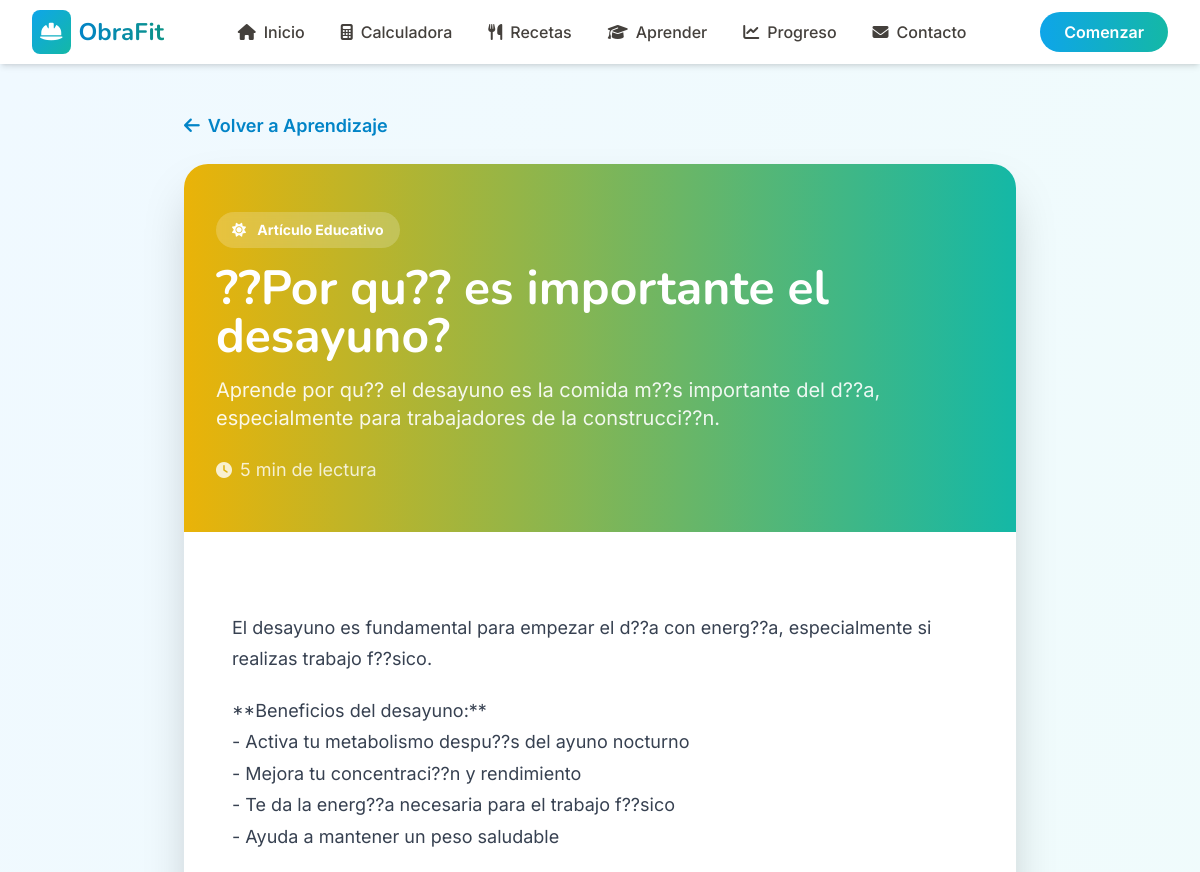
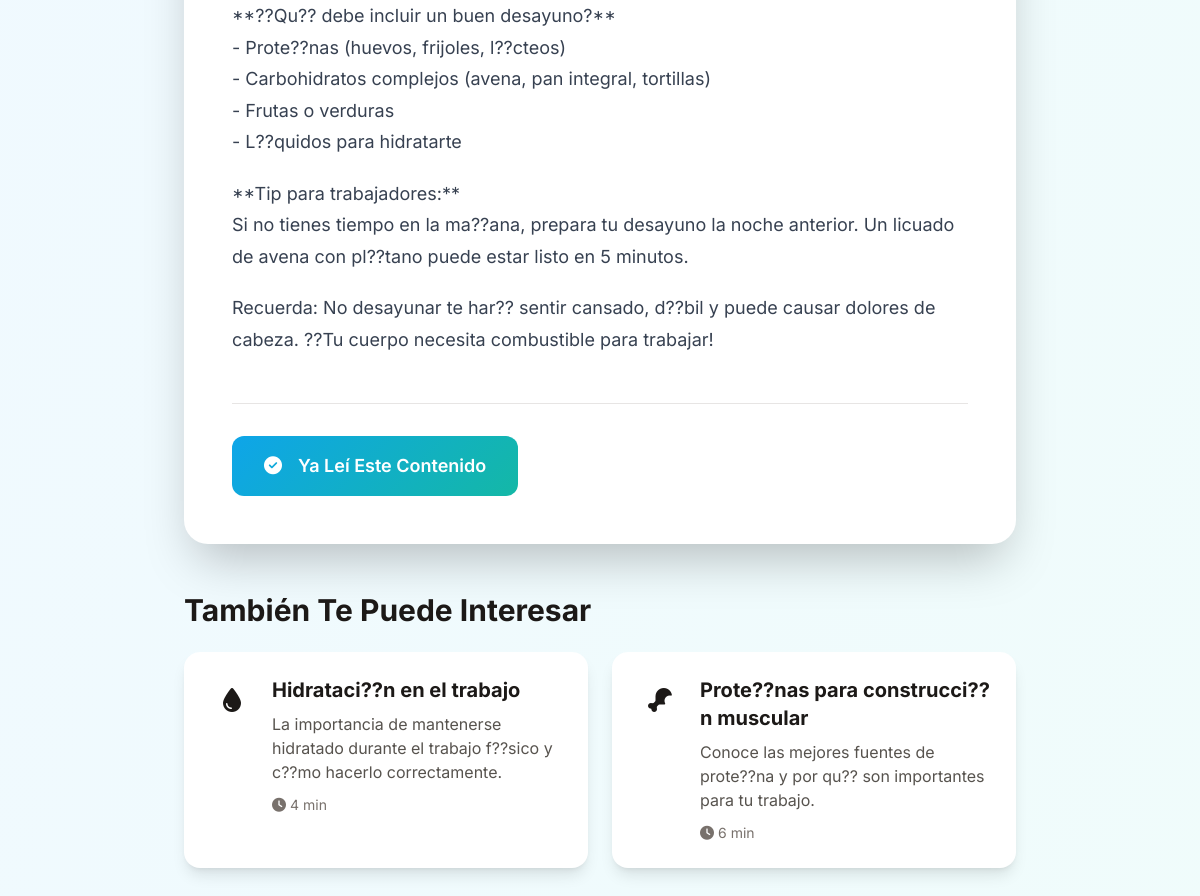
The page /aprendizaje/1/ on the database its author committed (2 pictures, top to bottom).
### recetas/models.py (models this page shows, shortened)
class ContenidoEducativo(models.Model):
    TIPO_CHOICES = [
        ('articulo', 'Artículo'),
        ('video', 'Video'),
        ('infografia', 'Infografía'),
        ('tip', 'Consejo Rápido'),
    ]
    titulo = models.CharField(max_length=200)
    descripcion = models.TextField()
    tipo = models.CharField(max_length=20, choices=TIPO_CHOICES)
    contenido = models.TextField()
    icono = models.CharField(max_length=50, default='fa-book')
    color = models.CharField(max_length=50, default='mint-500')
    duracion_lectura = models.IntegerField(help_text="Tiempo estimado en minutos", default=5)
    orden = models.IntegerField(default=0, help_text="Orden de visualización")
    es_destacado = models.BooleanField(default=False)
    activo = models.BooleanField(default=True)
    creado_en = models.DateTimeField(auto_now_add=True)
    class Meta:
        verbose_name = 'Contenido Educativo'
        verbose_name_plural = 'Contenidos Educativos'
        ordering = ['orden', '-es_destacado', 'titulo']

### recetas/views.py (the view)
# urls.py: path('aprendizaje/<int:contenido_id>/', views.contenido_detalle, name='contenido_detalle'),
def contenido_detalle(request, contenido_id):
    contenido = get_object_or_404(ContenidoEducativo, id=contenido_id, activo=True)
    contenido_relacionado = ContenidoEducativo.objects.filter(
        tipo=contenido.tipo,
        activo=True
    ).exclude(id=contenido_id)[:3]
    context = {
        'titulo': f'{contenido.titulo} - Aprender',
        'contenido': contenido,
        'contenido_relacionado': contenido_relacionado,
    }
    return render(request, 'aprendizaje/detalle.html', context)

### templates/aprendizaje/detalle.html (shortened to what this page needs)
{% extends 'base.html' %}
{% load static %}
{% block content %}
<section class="min-h-screen bg-gradient-to-br from-primary-50 to-mint-50 py-12">
  <div class="max-w-4xl mx-auto px-4 sm:px-6 lg:px-8">
    <a href="{% url 'aprendizaje' %}" class="inline-flex items-center text-primary-600 hover:text-primary-700 mb-6 text-lg font-semibold">
      <i class="fas fa-arrow-left mr-2"></i> Volver a Aprendizaje
    </a>
    <div class="bg-white rounded-3xl shadow-2xl overflow-hidden">
      <div class="bg-gradient-to-r from-{{ contenido.color|default:'primary-500' }} to-mint-500 px-8 py-12 text-white">
        <div class="flex items-start justify-between">
          <div class="flex-1">
            <span class="inline-block px-4 py-2 bg-white/20 backdrop-blur-sm rounded-full text-sm font-bold mb-4">
              <i class="fas {{ contenido.icono }} mr-2"></i>
              {% if contenido.tipo == 'articulo' %}
                Artículo Educativo
              {% elif contenido.tipo == 'tip' %}
                Consejo Rápido
              {% else %}
                Contenido
              {% endif %}
            </span>
            <h1 class="text-4xl lg:text-5xl font-display font-bold mb-4">{{ contenido.titulo }}</h1>
            <p class="text-xl text-white/90 mb-6">{{ contenido.descripcion }}</p>
            <div class="flex items-center text-white/80">
              <i class="fas fa-clock mr-2"></i>
              <span class="text-lg">{{ contenido.duracion_lectura }} min de lectura</span>
            </div>
          </div>
        </div>
      </div>
      <div class="p-8 lg:p-12">
        <div class="prose prose-lg max-w-none">
          {{ contenido.contenido|linebreaks }}
        </div>
        <div class="mt-12 pt-8 border-t border-warm-200">
          <button onclick="marcarComoLeido({{ contenido.id }})" class="btn-primary px-8 py-4 rounded-xl text-lg">
            <i class="fas fa-check-circle mr-2"></i>Ya Leí Este Contenido
          </button>
        </div>
      </div>
    </div>
    {% if contenido_relacionado %}
    <div class="mt-12">
      <h2 class="text-3xl font-bold text-warm-900 mb-6">También Te Puede Interesar</h2>
      <div class="grid md:grid-cols-2 gap-6">
        {% for relacionado in contenido_relacionado %}
        <a href="{% url 'contenido_detalle' relacionado.id %}" class="bg-white rounded-2xl p-6 shadow-lg hover:shadow-xl transition-all group">
          <div class="flex items-start">
            <div class="w-12 h-12 bg-{{ relacionado.color|default:'primary' }}-100 rounded-xl flex items-center justify-center mr-4 flex-shrink-0">
              <i class="fas {{ relacionado.icono }} text-2xl text-{{ relacionado.color|default:'primary' }}-600"></i>
            </div>
            <div class="flex-1">
              <h3 class="text-xl font-bold text-warm-900 mb-2 group-hover:text-primary-600 transition-colors">{{ relacionado.titulo }}</h3>
              <p class="text-warm-600 mb-2">{{ relacionado.descripcion|truncatewords:15 }}</p>
              <span class="text-sm text-warm-500">
                <i class="fas fa-clock mr-1"></i>{{ relacionado.duracion_lectura }} min
              </span>
            </div>
          </div>
        </a>
        {% endfor %}
      </div>
    </div>
    {% endif %}
  </div>
</section>
{% endblock %}

### static/css/styles.css (style rules this page uses)
:root { --primary-color: #0ea5e9; --mint-color: #14b8a6; --warm-color: #78716c; --transition: all 0.3s ease; }
html { scroll-behavior: smooth; }
.btn-primary { background: linear-gradient(135deg, #0ea5e9, #14b8a6); color: white; padding: 12px 30px; border-radius: 9999px; font-weight: 600; transition: var(--transition); display: inline-flex; align-items: center; gap: 8px; }

### templates/aprendizaje/detalle.html (style rules this page uses)
.prose { color: #374151; }
.prose p { margin-bottom: 1.25rem; line-height: 1.75; font-size: 1.125rem; }

### rows shown on the page
ContenidoEducativo: titulo "??Por qu?? es importante el desayuno?", descripcion "Aprende por qu?? el desayuno es la comida m??s importante del d??a, especialmente para trabajadores de la construcci??n.", duracion_lectura "5", contenido "El desayuno es fundamental para empezar el d??a con energ??a, especialmente si realizas trabajo f??sico. **Beneficios del desayuno:** - Activa tu metabolismo despu??s del ayuno nocturno - Mejora tu concentraci??n y rendimiento - Te da la energ??a necesaria para el trabajo f??sico - Ayuda a mantener un peso saludable **??Qu?? debe incluir un buen desayuno?** - Prote??nas (huevos, frijoles, l??cteos) - Carbohidratos complejos (avena, pan integral, tortillas) - Frutas o verduras - L??quidos para hidratarte **Tip para trabajadores:** Si no tienes tiempo en la ma??ana, prepara tu desayuno la noche anterior. Un licuado de avena con pl??tano puede estar listo en 5 minutos. Recuerda: No desayunar…"
ContenidoEducativo: titulo "Hidrataci??n en el trabajo", descripcion "La importancia de mantenerse hidratado durante el trabajo f??sico y c??mo hacerlo correctamente.", duracion_lectura "4"
ContenidoEducativo: titulo "Prote??nas para construcci??n muscular", descripcion "Conoce las mejores fuentes de prote??na y por qu?? son importantes para tu trabajo.", duracion_lectura "6"
